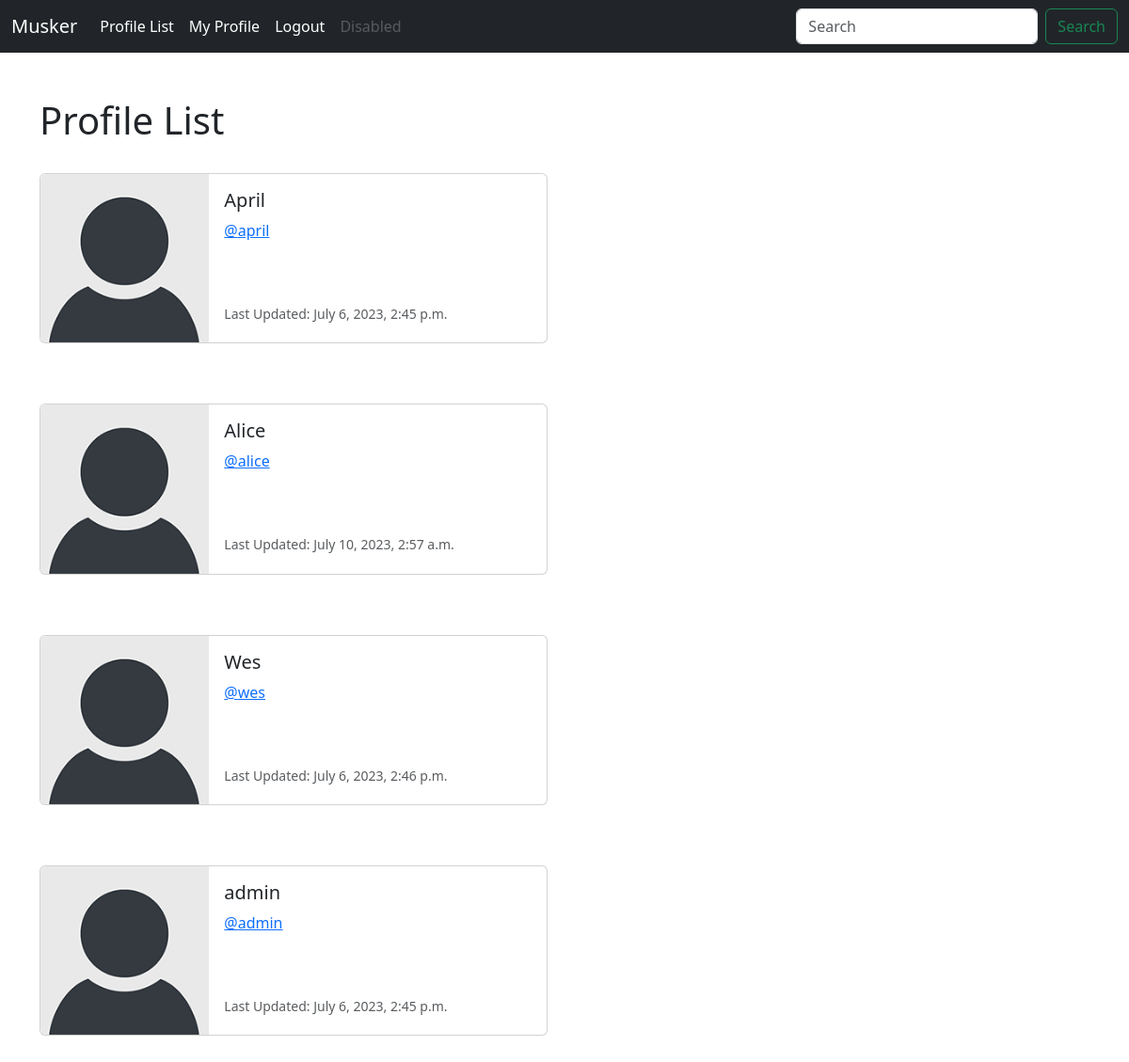
Screenshot of /profile_list/ (signed in) with the database file from the repository.
### musker/models.py (models this page shows, shortened)
class Profile(models.Model):
    user = models.OneToOneField(User, on_delete=models.CASCADE)
    follows = models.ManyToManyField("self",
                                     related_name="followed_by",
                                     symmetrical=False,
                                     blank=True)
    date_modified = models.DateTimeField(User, auto_now=True)

### musker/views.py (the view)
# urls.py: path('profile_list/', views.profile_list, name='profile_list'),
def profile_list(request):
    if request.user.is_authenticated:
        profiles = Profile.objects.exclude(user=request.user)
        return render(request, 'profile_list.html', {"profiles": profiles})
    else:
        messages.success(request, ("You Must Be Logged In To View This Page..."))
        return redirect('home')

### musker/templates/profile_list.html
{% extends 'base.html' %}
{% load static %}
{% block content %}
    <h1>Profile List</h1>
    <br/>
    {% if profiles %}
        {% for profile in profiles %}
            <div class="card mb-3" style="max-width: 540px;">
              <div class="row g-0">
                <div class="col-md-4">
                  <img src={% static "images/default_profile_pic.png" %} class="img-fluid rounded-start" alt="Profile Image">
                </div>
                <div class="col-md-8">
                  <div class="card-body">
                    <h5 class="card-title">{{ profile.user.username }}</h5>
                      <p class="card-text"><a href="{% url 'profile' profile.user.id %}">@{{ profile.user.username|lower }}</a></p>
                      <br/><br/>
                    <p class="card-text"><small class="text-body-secondary">Last Updated: {{ profile.date_modified }}</small></p>
                  </div>
                </div>
              </div>
            </div>
            <br/><br/>
        {% endfor %}
    {% endif %}
{% endblock %}

### rows the page displays
Profile: user.username "April", user.username "april", date_modified "July 6, 2023, 2:45 p.m."
Profile: user.username "Alice", user.username "alice", date_modified "July 10, 2023, 2:57 a.m."
Profile: user.username "Wes", user.username "wes", date_modified "July 6, 2023, 2:46 p.m."
Profile: user.username "admin", date_modified "July 6, 2023, 2:45 p.m."
